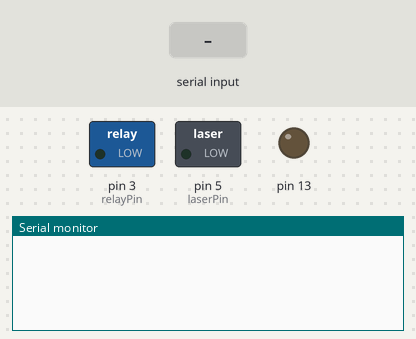
Bench run of a sketch on a simulated Arduino Uno, built with avr-gcc and run on an emulated ATmega328P. On the bench: switched loads named in the sketch (green lamp = pin HIGH), output pins drawn as LEDs (lit = HIGH), the last lines printed to the serial monitor. The inputs (shaded band) are chosen by the test bench.

Above: at 1.2 s.
1.3 s: "UP\n" received over Serial
At 2.7 s:
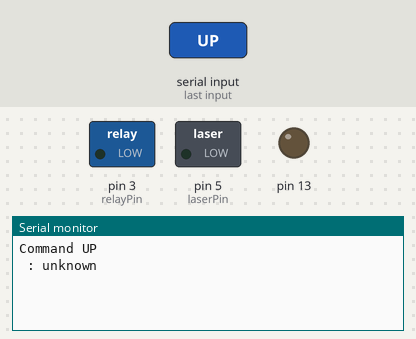
3.8 s: "DOWN\n" received over Serial
At 6.0 s:
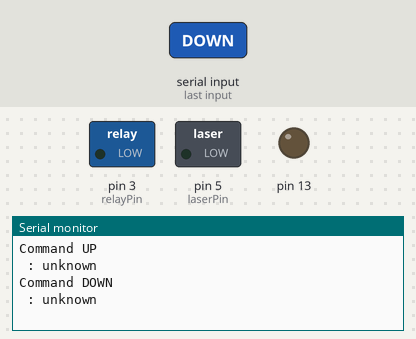
6.3 s: "FIRE\n" received over Serial
At 7.8 s:
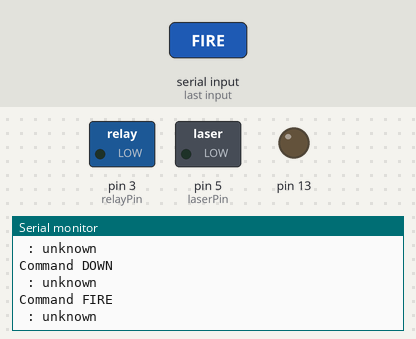

Measured:
- after the input at 1.3 s, the serial monitor: prints a new line after 1.0 s (image 1)
- after the input at 3.8 s, the serial monitor: prints a new line after 1.0 s (image 2)
- after the input at 6.3 s, the serial monitor: prints a new line after 1.0 s (image 3)

The sketch:

aim_fire_keyboard.ino
```cpp
// This code controls a stepper for aiming, a laser target and the firing mechanism of the gun


// Arduino Stepper library
#include "Stepper.h"

// Trigger
// Pin3 to Relay IN
const int relayPin = 3    ;

const int delayTime = 100;

// trigger position
int triggerRead;

// Laser:
// Pin5 to Laser
const int laserPin = 5;

// Define number of steps per rotation:
const int stepsPerRevolution = 2048;
const int stepperRPM = 1;


// Wiring of the ULN2003 stepper driver:
// Pin 8 to IN1
// Pin 9 to IN2
// Pin 10 to IN3
// Pin 11 to IN4

const int IN1 = 8;
const int IN2 = 9;
const int IN3 = 10;
const int IN4 = 11;


// Create stepper object called 'aimingStepper', note the pin order:
Stepper aimingStepper = Stepper(stepsPerRevolution, IN1, IN3, IN2, IN4);

// define String variable for serial input
String myCmd;

void setup() {
  // Set the stepper speed (in rpm)
  aimingStepper.setSpeed(stepperRPM);

  /*
    // Configure limit switch Pin
    pinMode(triggerPin, INPUT);
    // hack to bring the internal pullup resistor
    digitalWrite(triggerPin, HIGH);
  */

  pinMode(relayPin, OUTPUT);
  pinMode(laserPin, OUTPUT);


  // Begin Serial communication at a baud rate of 9600:
  Serial.begin(9600);

}

void loop() {
  while (Serial.available() == 0) {
    // switch on Arduino LED while comms are not yet up
    pinMode(13, OUTPUT);
  }

  // get command from python program
  myCmd = Serial.readStringUntil('\r');
  Serial.print("Command ");
  Serial.print(myCmd);
  Serial.print(" : ");

  if (myCmd == "UP") {
    Serial.println("aiming higher");
    // Step 1/128 revolution in one direction:
    aimingStepper.setSpeed(stepperRPM);
    aimingStepper.step(3);
  } else if (myCmd == "DOWN") {
    Serial.println("aiming lower");
    aimingStepper.setSpeed(stepperRPM);
    aimingStepper.step(-3);

  } else if (myCmd == "FIRE") {
    Serial.println("firing!");
    // Send a pulse
    delay(delayTime);
    digitalWrite(relayPin, HIGH);
    delay(delayTime);
       digitalWrite(relayPin, LOW);

  } else if (myCmd == "LASER") {
    Serial.println("toggling laser");
    digitalWrite(laserPin, !digitalRead(laserPin));
  } else
  { Serial.println("unknown");

  }


}
```
